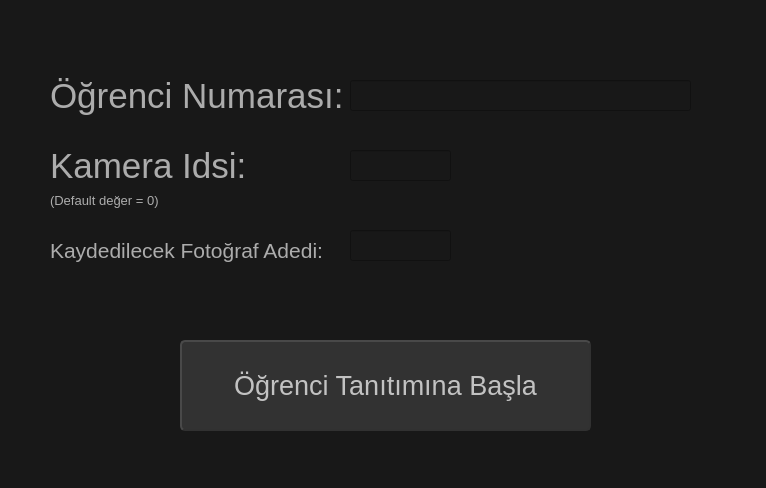
<?xml version="1.0" encoding="UTF-8"?>
<ui version="4.0">
 <class>Frame</class>
 <widget class="QFrame" name="Frame">
  <property name="windowModality">
   <enum>Qt::ApplicationModal</enum>
  </property>
  <property name="enabled">
   <bool>true</bool>
  </property>
  <property name="geometry">
   <rect>
    <x>0</x>
    <y>0</y>
    <width>766</width>
    <height>488</height>
   </rect>
  </property>
  <property name="sizePolicy">
   <sizepolicy hsizetype="Fixed" vsizetype="Fixed">
    <horstretch>0</horstretch>
    <verstretch>0</verstretch>
   </sizepolicy>
  </property>
  <property name="windowTitle">
   <string>Face Detector</string>
  </property>
  <property name="autoFillBackground">
   <bool>false</bool>
  </property>
  <property name="styleSheet">
   <string notr="true">selection-color: rgb(0, 0, 0);
gridline-color: rgb(0, 0, 0);
border-color: rgb(80, 80, 80);
background-color: rgb(24, 24, 24);
</string>
  </property>
  <widget class="QPushButton" name="start_detect">
   <property name="geometry">
    <rect>
     <x>180</x>
     <y>340</y>
     <width>411</width>
     <height>91</height>
    </rect>
   </property>
   <property name="font">
    <font>
     <family>Yu Gothic UI</family>
     <pointsize>20</pointsize>
    </font>
   </property>
   <property name="styleSheet">
    <string notr="true">QPushButton {
    color: #c2c2c2;
    border: 2px solid #313131;
    border-radius: 5px;
    border-style: outset;
    background:  rgb(50, 50, 50);
    }

QPushButton:hover {
    background:  rgb(30, 30, 30);
	border: 2px solid #2a2a2a;
    }

QPushButton:pressed {
    border-style: inset;
    background: rgb(15, 15, 15);
    }</string>
   </property>
   <property name="text">
    <string>Öğrenci Tanıtımına Başla</string>
   </property>
  </widget>
  <widget class="QLabel" name="label">
   <property name="geometry">
    <rect>
     <x>50</x>
     <y>60</y>
     <width>301</width>
     <height>71</height>
    </rect>
   </property>
   <property name="palette">
    <palette>
     <active>
      <colorrole role="WindowText">
       <brush brushstyle="SolidPattern">
        <color alpha="255">
         <red>172</red>
         <green>172</green>
         <blue>172</blue>
        </color>
       </brush>
      </colorrole>
      <colorrole role="Button">
       <brush brushstyle="SolidPattern">
        <color alpha="255">
         <red>141</red>
         <green>141</green>
         <blue>141</blue>
        </color>
       </brush>
      </colorrole>
      <colorrole role="Text">
       <brush brushstyle="SolidPattern">
        <color alpha="255">
         <red>135</red>
         <green>135</green>
         <blue>135</blue>
        </color>
       </brush>
      </colorrole>
      <colorrole role="Base">
       <brush brushstyle="SolidPattern">
        <color alpha="255">
         <red>24</red>
         <green>24</green>
         <blue>24</blue>
        </color>
       </brush>
      </colorrole>
      <colorrole role="Window">
       <brush brushstyle="SolidPattern">
        <color alpha="255">
         <red>24</red>
         <green>24</green>
         <blue>24</blue>
        </color>
       </brush>
      </colorrole>
      <colorrole role="HighlightedText">
       <brush brushstyle="SolidPattern">
        <color alpha="255">
         <red>0</red>
         <green>0</green>
         <blue>0</blue>
        </color>
       </brush>
      </colorrole>
     </active>
     <inactive>
      <colorrole role="WindowText">
       <brush brushstyle="SolidPattern">
        <color alpha="255">
         <red>172</red>
         <green>172</green>
         <blue>172</blue>
        </color>
       </brush>
      </colorrole>
      <colorrole role="Button">
       <brush brushstyle="SolidPattern">
        <color alpha="255">
         <red>141</red>
         <green>141</green>
         <blue>141</blue>
        </color>
       </brush>
      </colorrole>
      <colorrole role="Text">
       <brush brushstyle="SolidPattern">
        <color alpha="255">
         <red>135</red>
         <green>135</green>
         <blue>135</blue>
        </color>
       </brush>
      </colorrole>
      <colorrole role="Base">
       <brush brushstyle="SolidPattern">
        <color alpha="255">
         <red>24</red>
         <green>24</green>
         <blue>24</blue>
        </color>
       </brush>
      </colorrole>
      <colorrole role="Window">
       <brush brushstyle="SolidPattern">
        <color alpha="255">
         <red>24</red>
         <green>24</green>
         <blue>24</blue>
        </color>
       </brush>
      </colorrole>
      <colorrole role="HighlightedText">
       <brush brushstyle="SolidPattern">
        <color alpha="255">
         <red>0</red>
         <green>0</green>
         <blue>0</blue>
        </color>
       </brush>
      </colorrole>
     </inactive>
     <disabled>
      <colorrole role="WindowText">
       <brush brushstyle="SolidPattern">
        <color alpha="255">
         <red>120</red>
         <green>120</green>
         <blue>120</blue>
        </color>
       </brush>
      </colorrole>
      <colorrole role="Button">
       <brush brushstyle="SolidPattern">
        <color alpha="255">
         <red>141</red>
         <green>141</green>
         <blue>141</blue>
        </color>
       </brush>
      </colorrole>
      <colorrole role="Text">
       <brush brushstyle="SolidPattern">
        <color alpha="255">
         <red>120</red>
         <green>120</green>
         <blue>120</blue>
        </color>
       </brush>
      </colorrole>
      <colorrole role="Base">
       <brush brushstyle="SolidPattern">
        <color alpha="255">
         <red>24</red>
         <green>24</green>
         <blue>24</blue>
        </color>
       </brush>
      </colorrole>
      <colorrole role="Window">
       <brush brushstyle="SolidPattern">
        <color alpha="255">
         <red>24</red>
         <green>24</green>
         <blue>24</blue>
        </color>
       </brush>
      </colorrole>
      <colorrole role="HighlightedText">
       <brush brushstyle="SolidPattern">
        <color alpha="255">
         <red>0</red>
         <green>0</green>
         <blue>0</blue>
        </color>
       </brush>
      </colorrole>
     </disabled>
    </palette>
   </property>
   <property name="font">
    <font>
     <pointsize>26</pointsize>
    </font>
   </property>
   <property name="text">
    <string>Öğrenci Numarası:</string>
   </property>
  </widget>
  <widget class="QLabel" name="label_2">
   <property name="geometry">
    <rect>
     <x>50</x>
     <y>130</y>
     <width>301</width>
     <height>71</height>
    </rect>
   </property>
   <property name="palette">
    <palette>
     <active>
      <colorrole role="WindowText">
       <brush brushstyle="SolidPattern">
        <color alpha="255">
         <red>172</red>
         <green>172</green>
         <blue>172</blue>
        </color>
       </brush>
      </colorrole>
      <colorrole role="Button">
       <brush brushstyle="SolidPattern">
        <color alpha="255">
         <red>168</red>
         <green>168</green>
         <blue>168</blue>
        </color>
       </brush>
      </colorrole>
      <colorrole role="Base">
       <brush brushstyle="SolidPattern">
        <color alpha="255">
         <red>24</red>
         <green>24</green>
         <blue>24</blue>
        </color>
       </brush>
      </colorrole>
      <colorrole role="Window">
       <brush brushstyle="SolidPattern">
        <color alpha="255">
         <red>24</red>
         <green>24</green>
         <blue>24</blue>
        </color>
       </brush>
      </colorrole>
      <colorrole role="HighlightedText">
       <brush brushstyle="SolidPattern">
        <color alpha="255">
         <red>0</red>
         <green>0</green>
         <blue>0</blue>
        </color>
       </brush>
      </colorrole>
     </active>
     <inactive>
      <colorrole role="WindowText">
       <brush brushstyle="SolidPattern">
        <color alpha="255">
         <red>172</red>
         <green>172</green>
         <blue>172</blue>
        </color>
       </brush>
      </colorrole>
      <colorrole role="Button">
       <brush brushstyle="SolidPattern">
        <color alpha="255">
         <red>168</red>
         <green>168</green>
         <blue>168</blue>
        </color>
       </brush>
      </colorrole>
      <colorrole role="Base">
       <brush brushstyle="SolidPattern">
        <color alpha="255">
         <red>24</red>
         <green>24</green>
         <blue>24</blue>
        </color>
       </brush>
      </colorrole>
      <colorrole role="Window">
       <brush brushstyle="SolidPattern">
        <color alpha="255">
         <red>24</red>
         <green>24</green>
         <blue>24</blue>
        </color>
       </brush>
      </colorrole>
      <colorrole role="HighlightedText">
       <brush brushstyle="SolidPattern">
        <color alpha="255">
         <red>0</red>
         <green>0</green>
         <blue>0</blue>
        </color>
       </brush>
      </colorrole>
     </inactive>
     <disabled>
      <colorrole role="WindowText">
       <brush brushstyle="SolidPattern">
        <color alpha="255">
         <red>120</red>
         <green>120</green>
         <blue>120</blue>
        </color>
       </brush>
      </colorrole>
      <colorrole role="Button">
       <brush brushstyle="SolidPattern">
        <color alpha="255">
         <red>168</red>
         <green>168</green>
         <blue>168</blue>
        </color>
       </brush>
      </colorrole>
      <colorrole role="Base">
       <brush brushstyle="SolidPattern">
        <color alpha="255">
         <red>24</red>
         <green>24</green>
         <blue>24</blue>
        </color>
       </brush>
      </colorrole>
      <colorrole role="Window">
       <brush brushstyle="SolidPattern">
        <color alpha="255">
         <red>24</red>
         <green>24</green>
         <blue>24</blue>
        </color>
       </brush>
      </colorrole>
      <colorrole role="HighlightedText">
       <brush brushstyle="SolidPattern">
        <color alpha="255">
         <red>0</red>
         <green>0</green>
         <blue>0</blue>
        </color>
       </brush>
      </colorrole>
     </disabled>
    </palette>
   </property>
   <property name="font">
    <font>
     <pointsize>26</pointsize>
    </font>
   </property>
   <property name="text">
    <string>Kamera Idsi:</string>
   </property>
  </widget>
  <widget class="QLineEdit" name="camera_id">
   <property name="geometry">
    <rect>
     <x>350</x>
     <y>150</y>
     <width>101</width>
     <height>31</height>
    </rect>
   </property>
   <property name="palette">
    <palette>
     <active>
      <colorrole role="Button">
       <brush brushstyle="SolidPattern">
        <color alpha="255">
         <red>24</red>
         <green>24</green>
         <blue>24</blue>
        </color>
       </brush>
      </colorrole>
      <colorrole role="Text">
       <brush brushstyle="SolidPattern">
        <color alpha="255">
         <red>255</red>
         <green>255</green>
         <blue>255</blue>
        </color>
       </brush>
      </colorrole>
      <colorrole role="Base">
       <brush brushstyle="SolidPattern">
        <color alpha="255">
         <red>24</red>
         <green>24</green>
         <blue>24</blue>
        </color>
       </brush>
      </colorrole>
      <colorrole role="Window">
       <brush brushstyle="SolidPattern">
        <color alpha="255">
         <red>24</red>
         <green>24</green>
         <blue>24</blue>
        </color>
       </brush>
      </colorrole>
      <colorrole role="HighlightedText">
       <brush brushstyle="SolidPattern">
        <color alpha="255">
         <red>0</red>
         <green>0</green>
         <blue>0</blue>
        </color>
       </brush>
      </colorrole>
     </active>
     <inactive>
      <colorrole role="Button">
       <brush brushstyle="SolidPattern">
        <color alpha="255">
         <red>24</red>
         <green>24</green>
         <blue>24</blue>
        </color>
       </brush>
      </colorrole>
      <colorrole role="Text">
       <brush brushstyle="SolidPattern">
        <color alpha="255">
         <red>255</red>
         <green>255</green>
         <blue>255</blue>
        </color>
       </brush>
      </colorrole>
      <colorrole role="Base">
       <brush brushstyle="SolidPattern">
        <color alpha="255">
         <red>24</red>
         <green>24</green>
         <blue>24</blue>
        </color>
       </brush>
      </colorrole>
      <colorrole role="Window">
       <brush brushstyle="SolidPattern">
        <color alpha="255">
         <red>24</red>
         <green>24</green>
         <blue>24</blue>
        </color>
       </brush>
      </colorrole>
      <colorrole role="HighlightedText">
       <brush brushstyle="SolidPattern">
        <color alpha="255">
         <red>0</red>
         <green>0</green>
         <blue>0</blue>
        </color>
       </brush>
      </colorrole>
     </inactive>
     <disabled>
      <colorrole role="Button">
       <brush brushstyle="SolidPattern">
        <color alpha="255">
         <red>24</red>
         <green>24</green>
         <blue>24</blue>
        </color>
       </brush>
      </colorrole>
      <colorrole role="Text">
       <brush brushstyle="SolidPattern">
        <color alpha="255">
         <red>120</red>
         <green>120</green>
         <blue>120</blue>
        </color>
       </brush>
      </colorrole>
      <colorrole role="Base">
       <brush brushstyle="SolidPattern">
        <color alpha="255">
         <red>24</red>
         <green>24</green>
         <blue>24</blue>
        </color>
       </brush>
      </colorrole>
      <colorrole role="Window">
       <brush brushstyle="SolidPattern">
        <color alpha="255">
         <red>24</red>
         <green>24</green>
         <blue>24</blue>
        </color>
       </brush>
      </colorrole>
      <colorrole role="HighlightedText">
       <brush brushstyle="SolidPattern">
        <color alpha="255">
         <red>0</red>
         <green>0</green>
         <blue>0</blue>
        </color>
       </brush>
      </colorrole>
     </disabled>
    </palette>
   </property>
   <property name="font">
    <font>
     <pointsize>20</pointsize>
    </font>
   </property>
   <property name="autoFillBackground">
    <bool>false</bool>
   </property>
   <property name="inputMask">
    <string/>
   </property>
   <property name="text">
    <string/>
   </property>
   <property name="maxLength">
    <number>2</number>
   </property>
  </widget>
  <widget class="QLabel" name="label_3">
   <property name="geometry">
    <rect>
     <x>50</x>
     <y>190</y>
     <width>171</width>
     <height>21</height>
    </rect>
   </property>
   <property name="palette">
    <palette>
     <active>
      <colorrole role="WindowText">
       <brush brushstyle="SolidPattern">
        <color alpha="255">
         <red>172</red>
         <green>172</green>
         <blue>172</blue>
        </color>
       </brush>
      </colorrole>
      <colorrole role="Button">
       <brush brushstyle="SolidPattern">
        <color alpha="255">
         <red>24</red>
         <green>24</green>
         <blue>24</blue>
        </color>
       </brush>
      </colorrole>
      <colorrole role="Base">
       <brush brushstyle="SolidPattern">
        <color alpha="255">
         <red>24</red>
         <green>24</green>
         <blue>24</blue>
        </color>
       </brush>
      </colorrole>
      <colorrole role="Window">
       <brush brushstyle="SolidPattern">
        <color alpha="255">
         <red>24</red>
         <green>24</green>
         <blue>24</blue>
        </color>
       </brush>
      </colorrole>
      <colorrole role="HighlightedText">
       <brush brushstyle="SolidPattern">
        <color alpha="255">
         <red>0</red>
         <green>0</green>
         <blue>0</blue>
        </color>
       </brush>
      </colorrole>
     </active>
     <inactive>
      <colorrole role="WindowText">
       <brush brushstyle="SolidPattern">
        <color alpha="255">
         <red>172</red>
         <green>172</green>
         <blue>172</blue>
        </color>
       </brush>
      </colorrole>
      <colorrole role="Button">
       <brush brushstyle="SolidPattern">
        <color alpha="255">
         <red>24</red>
         <green>24</green>
         <blue>24</blue>
        </color>
       </brush>
      </colorrole>
      <colorrole role="Base">
       <brush brushstyle="SolidPattern">
        <color alpha="255">
         <red>24</red>
         <green>24</green>
         <blue>24</blue>
        </color>
       </brush>
      </colorrole>
      <colorrole role="Window">
       <brush brushstyle="SolidPattern">
        <color alpha="255">
         <red>24</red>
         <green>24</green>
         <blue>24</blue>
        </color>
       </brush>
      </colorrole>
      <colorrole role="HighlightedText">
       <brush brushstyle="SolidPattern">
        <color alpha="255">
         <red>0</red>
         <green>0</green>
         <blue>0</blue>
        </color>
       </brush>
      </colorrole>
     </inactive>
     <disabled>
      <colorrole role="WindowText">
       <brush brushstyle="SolidPattern">
        <color alpha="255">
         <red>120</red>
         <green>120</green>
         <blue>120</blue>
        </color>
       </brush>
      </colorrole>
      <colorrole role="Button">
       <brush brushstyle="SolidPattern">
        <color alpha="255">
         <red>24</red>
         <green>24</green>
         <blue>24</blue>
        </color>
       </brush>
      </colorrole>
      <colorrole role="Base">
       <brush brushstyle="SolidPattern">
        <color alpha="255">
         <red>24</red>
         <green>24</green>
         <blue>24</blue>
        </color>
       </brush>
      </colorrole>
      <colorrole role="Window">
       <brush brushstyle="SolidPattern">
        <color alpha="255">
         <red>24</red>
         <green>24</green>
         <blue>24</blue>
        </color>
       </brush>
      </colorrole>
      <colorrole role="HighlightedText">
       <brush brushstyle="SolidPattern">
        <color alpha="255">
         <red>0</red>
         <green>0</green>
         <blue>0</blue>
        </color>
       </brush>
      </colorrole>
     </disabled>
    </palette>
   </property>
   <property name="font">
    <font>
     <pointsize>10</pointsize>
    </font>
   </property>
   <property name="text">
    <string>(Default değer = 0)</string>
   </property>
  </widget>
  <widget class="QLineEdit" name="student_number">
   <property name="geometry">
    <rect>
     <x>350</x>
     <y>80</y>
     <width>341</width>
     <height>31</height>
    </rect>
   </property>
   <property name="palette">
    <palette>
     <active>
      <colorrole role="Button">
       <brush brushstyle="SolidPattern">
        <color alpha="255">
         <red>24</red>
         <green>24</green>
         <blue>24</blue>
        </color>
       </brush>
      </colorrole>
      <colorrole role="Text">
       <brush brushstyle="SolidPattern">
        <color alpha="255">
         <red>255</red>
         <green>255</green>
         <blue>255</blue>
        </color>
       </brush>
      </colorrole>
      <colorrole role="Base">
       <brush brushstyle="SolidPattern">
        <color alpha="255">
         <red>24</red>
         <green>24</green>
         <blue>24</blue>
        </color>
       </brush>
      </colorrole>
      <colorrole role="Window">
       <brush brushstyle="SolidPattern">
        <color alpha="255">
         <red>24</red>
         <green>24</green>
         <blue>24</blue>
        </color>
       </brush>
      </colorrole>
      <colorrole role="HighlightedText">
       <brush brushstyle="SolidPattern">
        <color alpha="255">
         <red>0</red>
         <green>0</green>
         <blue>0</blue>
        </color>
       </brush>
      </colorrole>
     </active>
     <inactive>
      <colorrole role="Button">
       <brush brushstyle="SolidPattern">
        <color alpha="255">
         <red>24</red>
         <green>24</green>
         <blue>24</blue>
        </color>
       </brush>
      </colorrole>
      <colorrole role="Text">
       <brush brushstyle="SolidPattern">
        <color alpha="255">
         <red>255</red>
         <green>255</green>
         <blue>255</blue>
        </color>
       </brush>
      </colorrole>
      <colorrole role="Base">
       <brush brushstyle="SolidPattern">
        <color alpha="255">
         <red>24</red>
         <green>24</green>
         <blue>24</blue>
        </color>
       </brush>
      </colorrole>
      <colorrole role="Window">
       <brush brushstyle="SolidPattern">
        <color alpha="255">
         <red>24</red>
         <green>24</green>
         <blue>24</blue>
        </color>
       </brush>
      </colorrole>
      <colorrole role="HighlightedText">
       <brush brushstyle="SolidPattern">
        <color alpha="255">
         <red>0</red>
         <green>0</green>
         <blue>0</blue>
        </color>
       </brush>
      </colorrole>
     </inactive>
     <disabled>
      <colorrole role="Button">
       <brush brushstyle="SolidPattern">
        <color alpha="255">
         <red>24</red>
         <green>24</green>
         <blue>24</blue>
        </color>
       </brush>
      </colorrole>
      <colorrole role="Text">
       <brush brushstyle="SolidPattern">
        <color alpha="255">
         <red>120</red>
         <green>120</green>
         <blue>120</blue>
        </color>
       </brush>
      </colorrole>
      <colorrole role="Base">
       <brush brushstyle="SolidPattern">
        <color alpha="255">
         <red>24</red>
         <green>24</green>
         <blue>24</blue>
        </color>
       </brush>
      </colorrole>
      <colorrole role="Window">
       <brush brushstyle="SolidPattern">
        <color alpha="255">
         <red>24</red>
         <green>24</green>
         <blue>24</blue>
        </color>
       </brush>
      </colorrole>
      <colorrole role="HighlightedText">
       <brush brushstyle="SolidPattern">
        <color alpha="255">
         <red>0</red>
         <green>0</green>
         <blue>0</blue>
        </color>
       </brush>
      </colorrole>
     </disabled>
    </palette>
   </property>
   <property name="font">
    <font>
     <pointsize>20</pointsize>
    </font>
   </property>
   <property name="autoFillBackground">
    <bool>false</bool>
   </property>
   <property name="inputMethodHints">
    <set>Qt::ImhNone</set>
   </property>
   <property name="inputMask">
    <string/>
   </property>
   <property name="text">
    <string notr="true"/>
   </property>
   <property name="maxLength">
    <number>11</number>
   </property>
   <property name="frame">
    <bool>true</bool>
   </property>
   <property name="readOnly">
    <bool>false</bool>
   </property>
   <property name="placeholderText">
    <string notr="true" extracomment=" "/>
   </property>
  </widget>
  <widget class="QLabel" name="label_4">
   <property name="geometry">
    <rect>
     <x>50</x>
     <y>230</y>
     <width>301</width>
     <height>41</height>
    </rect>
   </property>
   <property name="palette">
    <palette>
     <active>
      <colorrole role="WindowText">
       <brush brushstyle="SolidPattern">
        <color alpha="255">
         <red>172</red>
         <green>172</green>
         <blue>172</blue>
        </color>
       </brush>
      </colorrole>
      <colorrole role="Button">
       <brush brushstyle="SolidPattern">
        <color alpha="255">
         <red>24</red>
         <green>24</green>
         <blue>24</blue>
        </color>
       </brush>
      </colorrole>
      <colorrole role="Base">
       <brush brushstyle="SolidPattern">
        <color alpha="255">
         <red>24</red>
         <green>24</green>
         <blue>24</blue>
        </color>
       </brush>
      </colorrole>
      <colorrole role="Window">
       <brush brushstyle="SolidPattern">
        <color alpha="255">
         <red>24</red>
         <green>24</green>
         <blue>24</blue>
        </color>
       </brush>
      </colorrole>
      <colorrole role="HighlightedText">
       <brush brushstyle="SolidPattern">
        <color alpha="255">
         <red>0</red>
         <green>0</green>
         <blue>0</blue>
        </color>
       </brush>
      </colorrole>
     </active>
     <inactive>
      <colorrole role="WindowText">
       <brush brushstyle="SolidPattern">
        <color alpha="255">
         <red>172</red>
         <green>172</green>
         <blue>172</blue>
        </color>
       </brush>
      </colorrole>
      <colorrole role="Button">
       <brush brushstyle="SolidPattern">
        <color alpha="255">
         <red>24</red>
         <green>24</green>
         <blue>24</blue>
        </color>
       </brush>
      </colorrole>
      <colorrole role="Base">
       <brush brushstyle="SolidPattern">
        <color alpha="255">
         <red>24</red>
         <green>24</green>
         <blue>24</blue>
        </color>
       </brush>
      </colorrole>
      <colorrole role="Window">
       <brush brushstyle="SolidPattern">
        <color alpha="255">
         <red>24</red>
         <green>24</green>
         <blue>24</blue>
        </color>
       </brush>
      </colorrole>
      <colorrole role="HighlightedText">
       <brush brushstyle="SolidPattern">
        <color alpha="255">
         <red>0</red>
         <green>0</green>
         <blue>0</blue>
        </color>
       </brush>
      </colorrole>
     </inactive>
     <disabled>
      <colorrole role="WindowText">
       <brush brushstyle="SolidPattern">
        <color alpha="255">
         <red>120</red>
         <green>120</green>
         <blue>120</blue>
        </color>
       </brush>
      </colorrole>
      <colorrole role="Button">
       <brush brushstyle="SolidPattern">
        <color alpha="255">
         <red>24</red>
         <green>24</green>
         <blue>24</blue>
        </color>
       </brush>
      </colorrole>
      <colorrole role="Base">
       <brush brushstyle="SolidPattern">
        <color alpha="255">
         <red>24</red>
         <green>24</green>
         <blue>24</blue>
        </color>
       </brush>
      </colorrole>
      <colorrole role="Window">
       <brush brushstyle="SolidPattern">
        <color alpha="255">
         <red>24</red>
         <green>24</green>
         <blue>24</blue>
        </color>
       </brush>
      </colorrole>
      <colorrole role="HighlightedText">
       <brush brushstyle="SolidPattern">
        <color alpha="255">
         <red>0</red>
         <green>0</green>
         <blue>0</blue>
        </color>
       </brush>
      </colorrole>
     </disabled>
    </palette>
   </property>
   <property name="font">
    <font>
     <pointsize>16</pointsize>
    </font>
   </property>
   <property name="text">
    <string>Kaydedilecek Fotoğraf Adedi:</string>
   </property>
  </widget>
  <widget class="QLineEdit" name="photo_amount">
   <property name="geometry">
    <rect>
     <x>350</x>
     <y>230</y>
     <width>101</width>
     <height>31</height>
    </rect>
   </property>
   <property name="palette">
    <palette>
     <active>
      <colorrole role="Button">
       <brush brushstyle="SolidPattern">
        <color alpha="255">
         <red>24</red>
         <green>24</green>
         <blue>24</blue>
        </color>
       </brush>
      </colorrole>
      <colorrole role="Text">
       <brush brushstyle="SolidPattern">
        <color alpha="255">
         <red>255</red>
         <green>255</green>
         <blue>255</blue>
        </color>
       </brush>
      </colorrole>
      <colorrole role="Base">
       <brush brushstyle="SolidPattern">
        <color alpha="255">
         <red>24</red>
         <green>24</green>
         <blue>24</blue>
        </color>
       </brush>
      </colorrole>
      <colorrole role="Window">
       <brush brushstyle="SolidPattern">
        <color alpha="255">
         <red>24</red>
         <green>24</green>
         <blue>24</blue>
        </color>
       </brush>
      </colorrole>
      <colorrole role="HighlightedText">
       <brush brushstyle="SolidPattern">
        <color alpha="255">
         <red>0</red>
         <green>0</green>
         <blue>0</blue>
        </color>
       </brush>
      </colorrole>
     </active>
     <inactive>
      <colorrole role="Button">
       <brush brushstyle="SolidPattern">
        <color alpha="255">
         <red>24</red>
         <green>24</green>
         <blue>24</blue>
        </color>
       </brush>
      </colorrole>
      <colorrole role="Text">
       <brush brushstyle="SolidPattern">
        <color alpha="255">
         <red>255</red>
         <green>255</green>
         <blue>255</blue>
        </color>
       </brush>
      </colorrole>
      <colorrole role="Base">
       <brush brushstyle="SolidPattern">
        <color alpha="255">
         <red>24</red>
         <green>24</green>
         <blue>24</blue>
        </color>
       </brush>
      </colorrole>
      <colorrole role="Window">
       <brush brushstyle="SolidPattern">
        <color alpha="255">
         <red>24</red>
         <green>24</green>
         <blue>24</blue>
        </color>
       </brush>
      </colorrole>
      <colorrole role="HighlightedText">
       <brush brushstyle="SolidPattern">
        <color alpha="255">
         <red>0</red>
         <green>0</green>
         <blue>0</blue>
        </color>
       </brush>
      </colorrole>
     </inactive>
     <disabled>
      <colorrole role="Button">
       <brush brushstyle="SolidPattern">
        <color alpha="255">
         <red>24</red>
         <green>24</green>
         <blue>24</blue>
        </color>
       </brush>
      </colorrole>
      <colorrole role="Text">
       <brush brushstyle="SolidPattern">
        <color alpha="255">
         <red>120</red>
         <green>120</green>
         <blue>120</blue>
        </color>
       </brush>
      </colorrole>
      <colorrole role="Base">
       <brush brushstyle="SolidPattern">
        <color alpha="255">
         <red>24</red>
         <green>24</green>
         <blue>24</blue>
        </color>
       </brush>
      </colorrole>
      <colorrole role="Window">
       <brush brushstyle="SolidPattern">
        <color alpha="255">
         <red>24</red>
         <green>24</green>
         <blue>24</blue>
        </color>
       </brush>
      </colorrole>
      <colorrole role="HighlightedText">
       <brush brushstyle="SolidPattern">
        <color alpha="255">
         <red>0</red>
         <green>0</green>
         <blue>0</blue>
        </color>
       </brush>
      </colorrole>
     </disabled>
    </palette>
   </property>
   <property name="font">
    <font>
     <pointsize>20</pointsize>
    </font>
   </property>
   <property name="autoFillBackground">
    <bool>false</bool>
   </property>
   <property name="inputMask">
    <string/>
   </property>
   <property name="text">
    <string/>
   </property>
   <property name="maxLength">
    <number>2</number>
   </property>
  </widget>
 </widget>
 <resources/>
 <connections/>
</ui>
